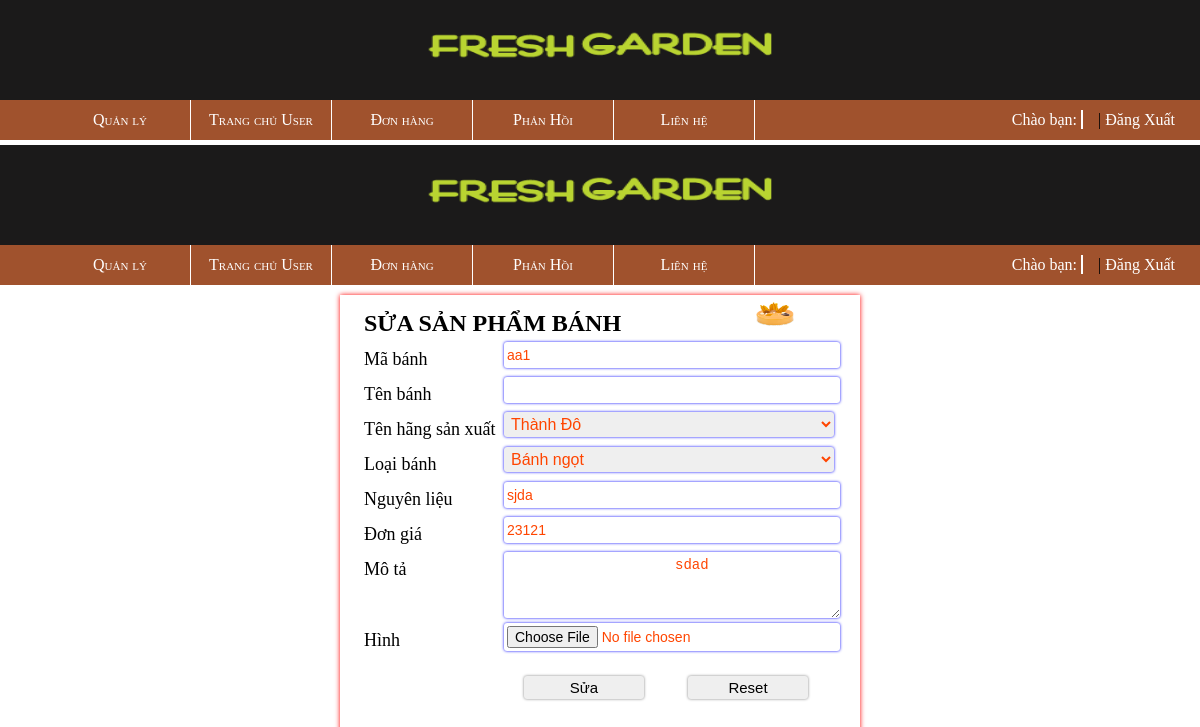
/Admin/QLbanh/SuaBanh.php?Mabanh=aa1, run on the app's committed database.
### tables this page shows
CREATE TABLE `banh` (
  `Mabanh` varchar(10) NOT NULL,
  `Tenbanh` varchar(50) NOT NULL,
  `Nguyenlieu` varchar(500) NOT NULL,
  `Dongia` int(100) NOT NULL,
  `Mota` varchar(500) NOT NULL,
  `Hinh` varchar(30) NOT NULL,
  `Maloaibanh` varchar(10) NOT NULL,
  `Mahangsx` varchar(10) NOT NULL
);

### Admin/QLbanh/SuaBanh.php (the view, shortened to what this page needs)
<?php
include "../../ketnoi.php";
?>
<!DOCTYPE html>
<html lang="en">
<head>
    <link rel="stylesheet" href="./style1.css">
    <link rel="stylesheet" href="../../Header/header.css">
    <link rel="stylesheet" href="../menuAD/menuCon.css">
</head>
<body>
<?php
        include "../../Header/header.php";
        include "../menuAD/menuNgang.php";
        ?>
    <?php
    $Mabanh = isset($_GET['Mabanh']) ? $_GET['Mabanh'] : 0;
    $db = "SELECT * FROM banh where Mabanh = '" . $Mabanh . "'";
    $query = mysqli_query($conn, $db);
    if (mysqli_num_rows($query) == "") {
        echo "Chưa có mặt hàng bánh cần sửa";
    } else {
        $result = mysqli_fetch_array($query);
    }
    ?>
    <div class="container">
        <?php
        include "header.php";
        include "menuNgang.php";
        ?>
        <div class="khung">
            <div class="form-group" style="margin-bottom: 40px">
                <h2>SỬA SẢN PHẨM BÁNH</h2>
                <div id="imgContainer" class="khung-anh">
                <?php
                    $dd = $result['Hinh'];
                    if (strpos($dd, "https") !== false) {
                    ?>
                        <img src="<?php echo $result['Hinh'] ?>" alt="">
                    <?php
                    } else {
                    ?>
                        <img src="../<?php echo $result['Hinh'] ?>" alt="">
                    <?php }
                    ?>
                </div>
                <form action="xuly_SuaBanh.php?Mabanh=<?php echo $result['Mabanh']  ?>" method="post" onsubmit="return kiemtrasua()">
                    <div class="form-group">
                        <label class="label">Mã bánh</label>
                        <input type="text" id="txtMaBanh" name="txtMaBanh" class="form-control" value="<?php echo $result['Mabanh'] ?>" readonly>
                    </div>
                    <div class="form-group">
                        <label class="label">Tên bánh</label>
                        <input type="text" id="txtTenBanh" name="txtTenBanh" value="<?php echo $result['Tenbanh'] ?>" class="form-control">
                    </div>
                    <div class="form-group">
                        <label class="label">Tên hãng sản xuất</label>
                        <?php
                        $db = "SELECT * FROM hangsx";
                        $query = mysqli_query($conn, $db);
                        if (mysqli_num_rows($query) > 0) {
                        ?>
                            <select name="selTenHang" id="selTenHang" style="font-size: 16px" class="form-control">
                                <?php
                                while ($row = mysqli_fetch_array($query)) {
                                    $selected = ($row['Mahangsx'] == $result['Mahangsx']) ? 'selected' : '';
                                    ?>
                                    <option value="<?php echo $row['Mahangsx']; ?>"<?php echo $selected; ?>>
                                        <?php echo $row['Tenhangsx']; ?>
                                    </option>
                                <?php }
                                ?>
                            </select>
                        <?php }
                        ?>
                    </div>
                    <div class="form-group">
                        <label class="label">Loại bánh</label>
                        <?php
                        $sql = "SELECT * FROM loaibanh";
                        $loai = mysqli_query($conn, $sql);
                        if (mysqli_num_rows($loai) > 0) {
                        ?>
                            <select name="selTenLoai" id="selTenLoai" style="font-size: 16px" class="form-control">
                                <?php
                                while ($hang = mysqli_fetch_array($loai)) {
                                    $selected = ($hang['Maloaibanh'] == $result['Maloaibanh']) ? 'selected' : '';
                                    ?>
                                    <option value="<?php echo $hang['Maloaibanh']; ?>"<?php echo $selected; ?>>
                                        <?php echo $hang['Tenloaibanh']; ?>
                                    </option>
                                <?php }
                                ?>
                            </select>
                        <?php }
                        ?>
                    </div>
                    <div class="form-group">
                        <label class="label">Nguyên liệu</label>
                        <input type="text" id="txtNguyenLieu" name="txtNguyenLieu" value="<?php echo $result['Nguyenlieu'] ?>" class="form-control">
                    </div>
                    <div class="form-group">
                        <label class="label">Đơn giá</label>
                        <input type="number" id="txtDonGia" name="txtDonGia" value="<?php echo $result['Dongia'] ?>" class="form-control">
                    </div>
                    <div class="form-group">
                        <label class="label">Mô tả</label>
                        <textarea name="txMoTa" id="txMoTa" rows="3" cols="30" class="form-control">
                    <?php echo $result['Mota'] ?>
                    </textarea>
                    </div>
                    <div class="form-group">
                        <label class="label">Hình</label>
                        <input type="file" id="filHinh" name="filHinh" class="form-control">
                    </div>
                    <div class="form_group">
                        <button type="submit" class="button">Sửa</button>
                        <button type="reset" class="button">Reset</button>
                    </div>
                </form>
            </div>
        </div>
    </div>
</body>
</html>

### Admin/QLbanh/style1.css (style rules this page uses)
.khung { width: 480px; margin: 10px auto; box-shadow: 0 0 5px red; padding: 10px 20px; position: relative; }
.form-group { width: 100%; margin: 5px 2px; clear: both; }
.label { width: 140px; line-height: 35px; float: left; font-size: 18px; }
.form-control { width: 330px; margin: 3px 0px; padding: 3px; line-height: 20px; border: none; border-radius: 3px; box-shadow: 0 0 3px blue; color: orangered; display: block; outline: none; font-size: 14px; }
h2 { text-align: left; margin: 2px; }
.button { width: 120px; margin: 20px 20px; border: none; border-radius: 3px; box-shadow: 0 0 3px gray; font-size: 15px; padding: 3px; }

### Header/header.css (style rules this page uses)
html, body { width: 100%; height: 100%; margin: 0; padding: 0; box-sizing: border-box; }

### data on the page
banh: Hinh (picture), txtMaBanh "aa1", txtNguyenLieu "sjda", txtDonGia "23121", txMoTa "sdad"

### other printed values
form field selTenHang "Thành Đô"
form field selTenLoai "Bánh ngọt"
